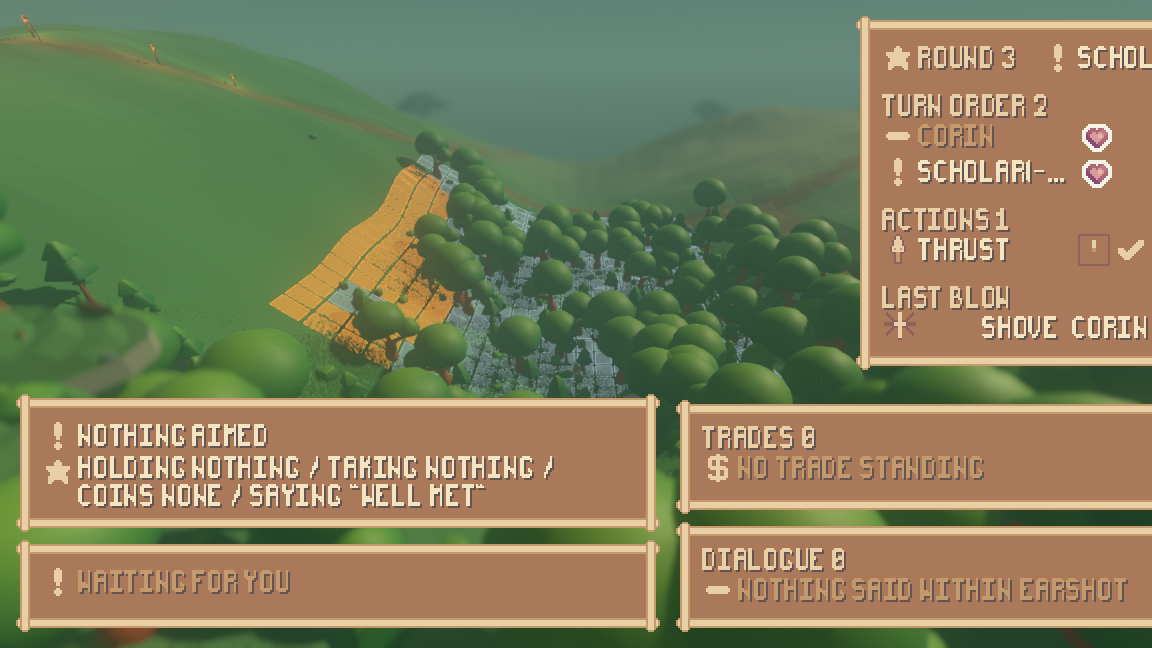
#> input picture reports/assets/fight-drawn-t60.png, 1152 x 648 px
$ python -i playtest_measure.py   (imports and definitions only)
#> lines starting #> are read from the running program, lines starting #| are printed output that depends on the picture; after the words box and inside, x2 and y2 are one past the last pixel; in counts of white or black regions, pixels touching at a corner belong together
#!/usr/bin/env python3
"""Measure the frames a playtest session photographed.

A playtest judgement has to be checkable by somebody who was not here, so every
claim about a frame in reports/playtest.md is one of these numbers rather than a
sentence about a picture.

    ./tools/playtest_measure.py panels  <frame.png>              rows the interface covers
    ./tools/playtest_measure.py diff    <a.png> <b.png> [box]    mean |dRGB| and mean green
    ./tools/playtest_measure.py motion  <frame.png> ...          world-band difference matrix
    ./tools/playtest_measure.py height  <frame.png> [box]        tallest run of armour grey
    ./tools/playtest_measure.py ink     <frame.png> [box]        how much of a box is not sky

`box` is `left,top,right,bottom` in pixels.
"""
import sys

import numpy as np
from PIL import Image


def load(path):
#> called with path = '../reports/assets/fight-drawn-t60.png'
    return np.asarray(Image.open(path).convert("RGB"), dtype=np.int16)


def crop(image, box):
    if box is None:
        return image
    left, top, right, bottom = (int(n) for n in box.split(","))
    return image[top:bottom, left:right]


# The pack's panel browns: the plank the panels are drawn on and the lighter
# board inside their frames, as the shell actually renders them.
PANEL_BROWNS = np.array([[170, 121, 89], [196, 154, 108], [143, 95, 68]])
PANEL_NEAR = 45


# [37 lines left out: functions panels, diff, not called in this run]


# The band of a frame the world is drawn in, above the interface panels.
WORLD_BAND = (100, 390)


# [11 lines left out: function motion, not called in this run]


def height(path, box=None):
    """The tallest unbroken run of armour grey in a box, in pixels.

    Fen's plate is a desaturated mid grey; the ground and the grass around it are
    not, so the longest column-run of it is the character's height on the screen.
    """
    image = crop(load(path), box)
    red, green, blue = image[:, :, 0], image[:, :, 1], image[:, :, 2]
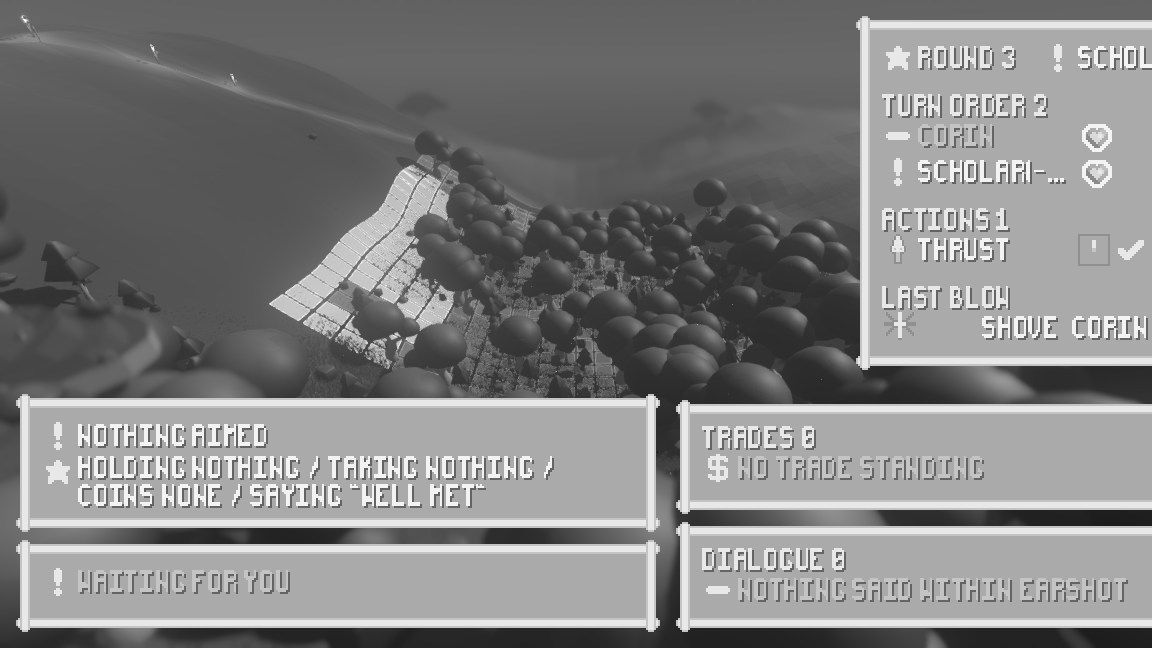
#> red: shape (648, 1152) int16; min 10, max 255, mean 128.8
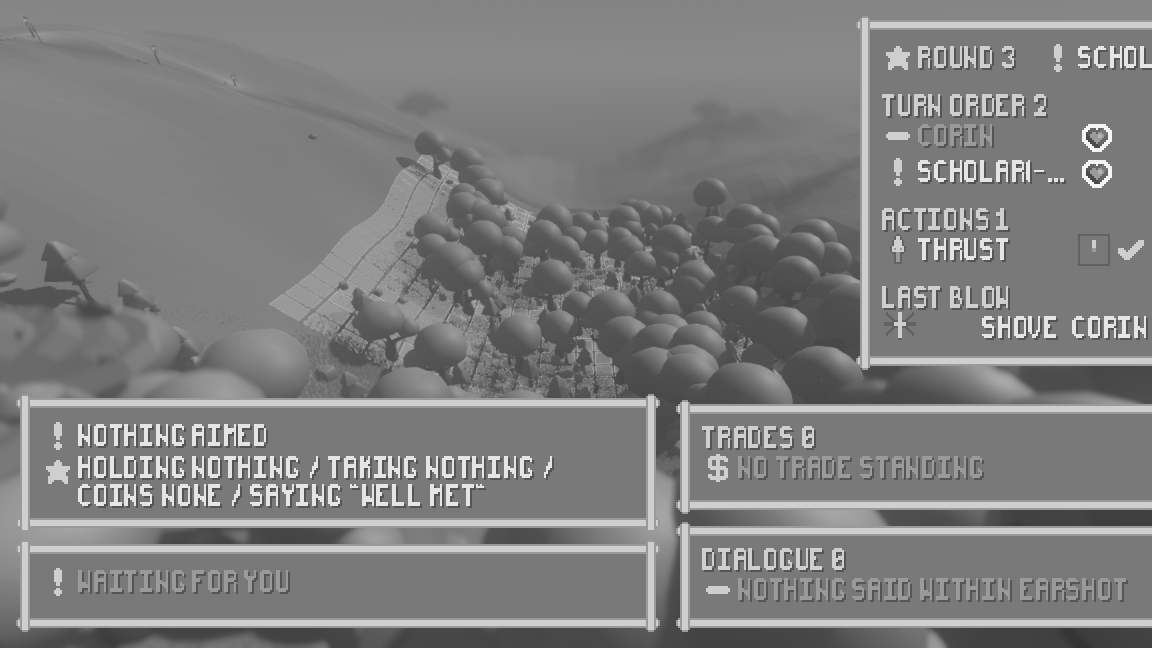
#> green: shape (648, 1152) int16; min 43, max 244, mean 126.5
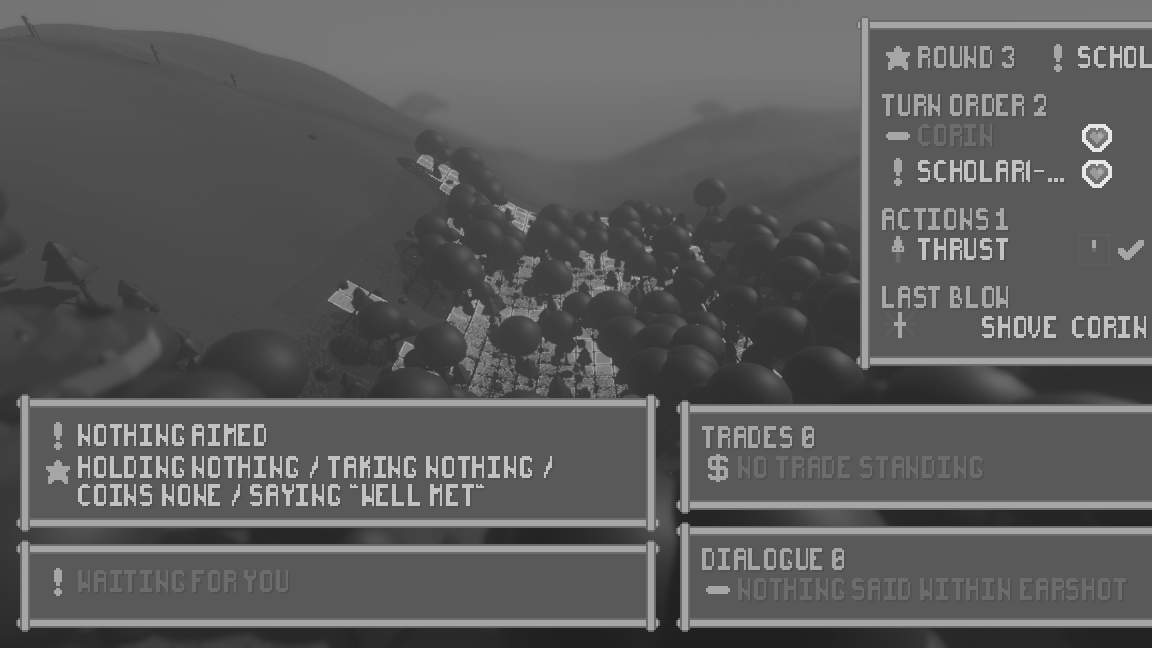
#> blue: shape (648, 1152) int16; min 32, max 231, mean 91.3
    spread = image.max(axis=2) - image.min(axis=2)
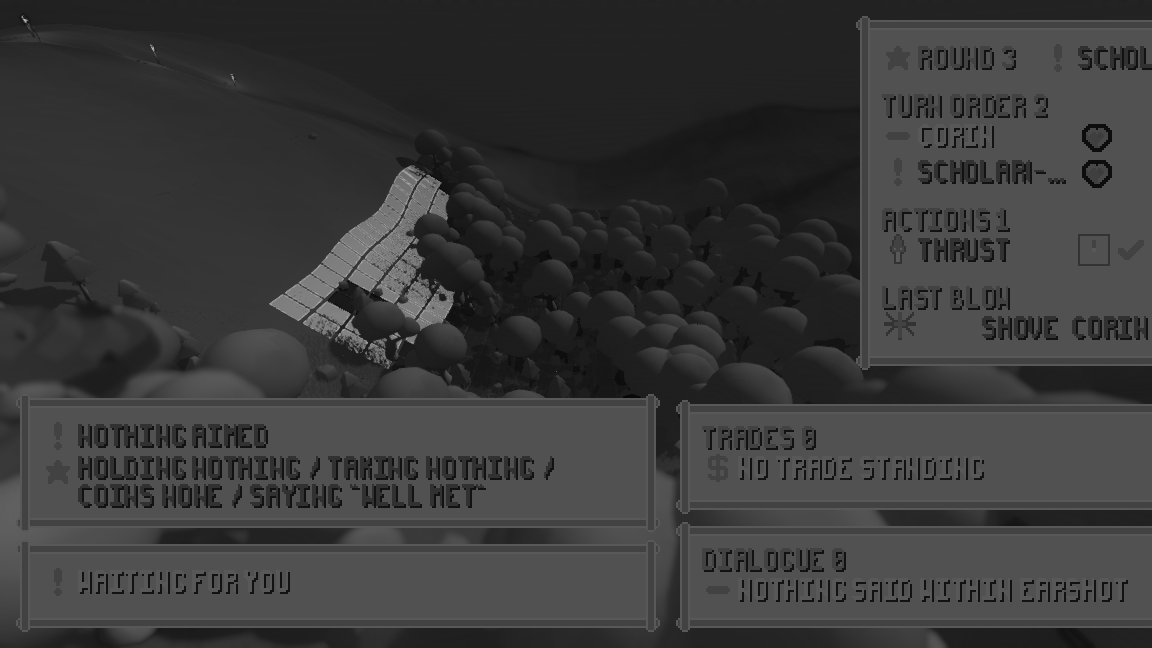
#> spread: shape (648, 1152) int16; min 7, max 181, mean 57.7
    grey = (spread < 26) & (red > 70) & (red < 190) & (green > 70) & (blue > 70)
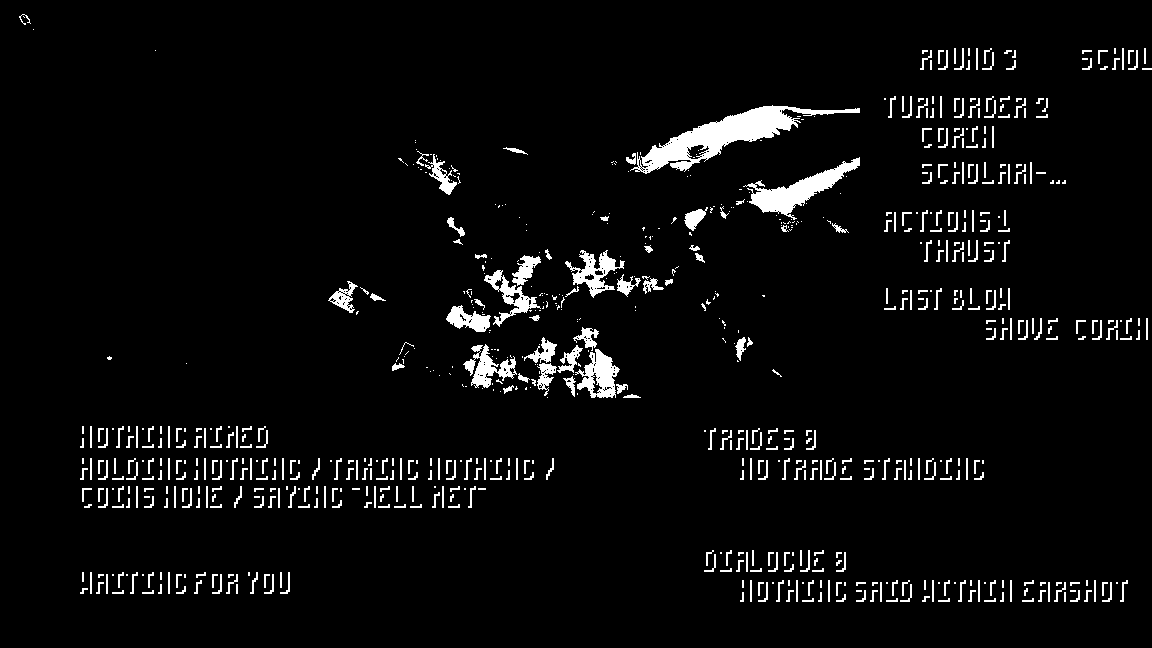
#> grey: shape (648, 1152) bool; 4.3% white; 762 white regions (321 under 20 px), largest, box (x1, y1, x2, y2) and area: (630, 105, 860, 174) 4428, (743, 157, 860, 220) 2153, (575, 349, 620, 398) 1158
    best, best_column, best_top = 0, -1, -1
    for column in range(grey.shape[1]):
        run, top = 0, -1
        for row in range(grey.shape[0]):
            if grey[row, column]:
                if run == 0:
                    top = row
                run += 1
                if run > best:
                    best, best_column, best_top = run, column, top
            else:
                run = 0
#> after the loop, best = 44; best_column = 602; best_top = 353
    print(f"{path}: tallest armour-grey run {best} px at column {best_column}, rows {best_top}-{best_top + best - 1} of box {box}")
#| ../reports/assets/fight-drawn-t60.png: tallest armour-grey run 44 px at column 602, rows 353-396 of box None


# [5 lines left out: function ink, not called in this run]


# [16 lines not run here, left out]

>>> result = height('../reports/assets/fight-drawn-t60.png')

$ run again, on reports/assets/atmosphere-beat-1-village.png
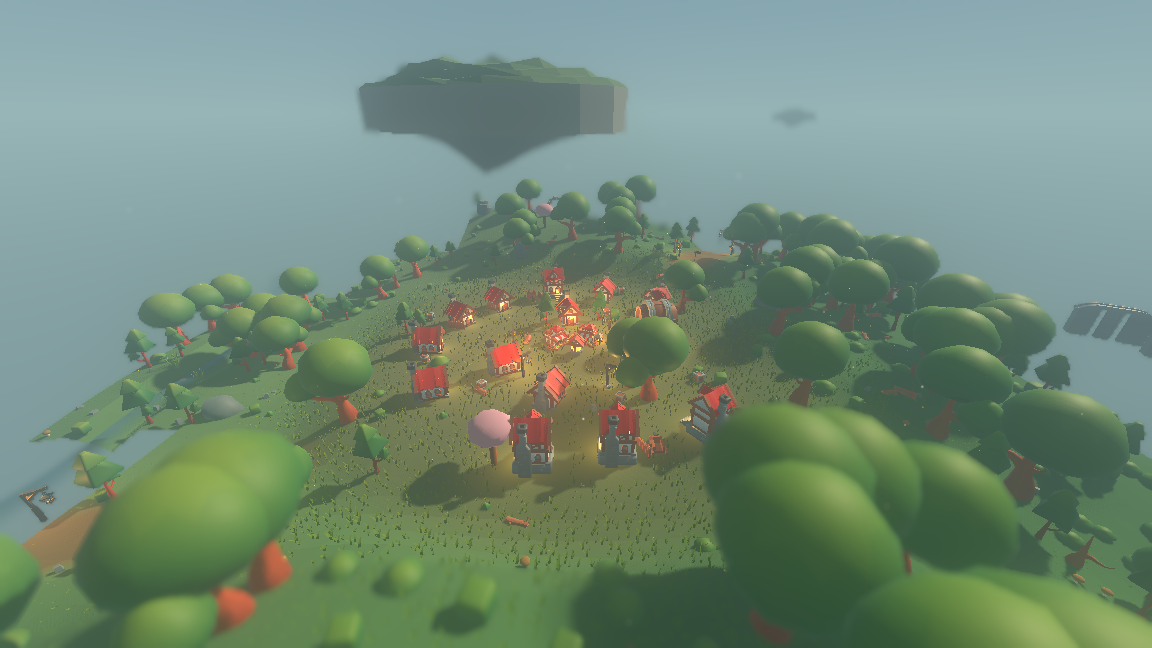
#> input picture reports/assets/atmosphere-beat-1-village.png, 1152 x 648 px
#> in height, `spread = image.max(axis=2) - image.min(axis=2)`:
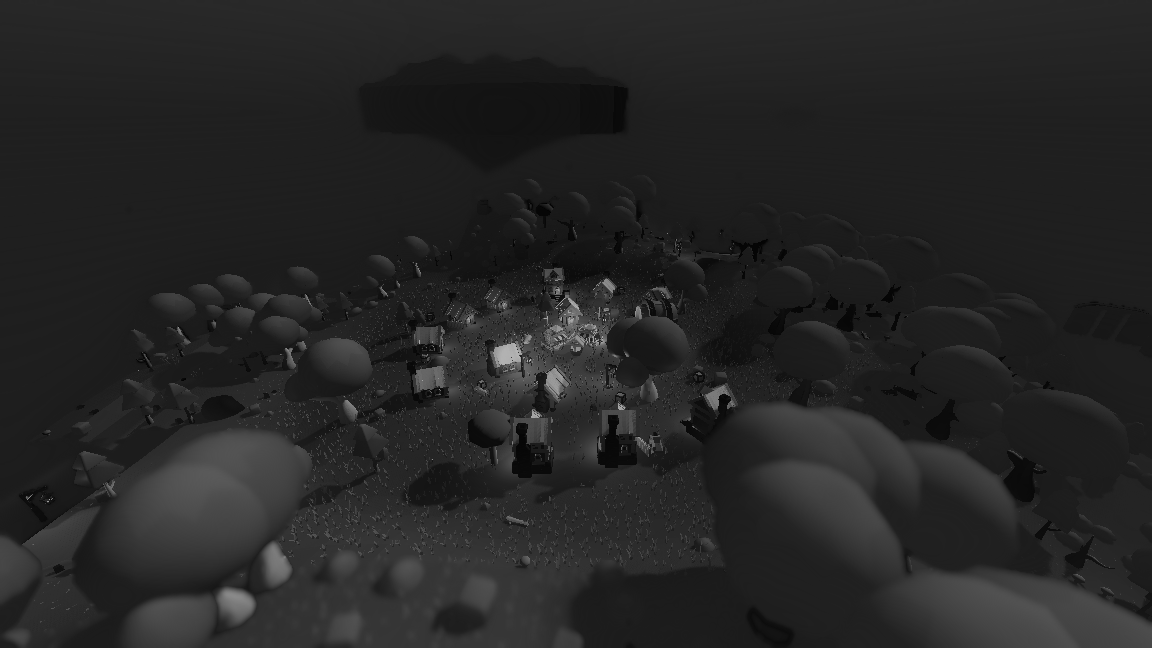
#> spread: shape (648, 1152) int16; min 0, max 183, mean 37.3
#> in height, `grey = (spread < 26) & (red > 70) & (red < 190) & (green > 70) & (blue..`:
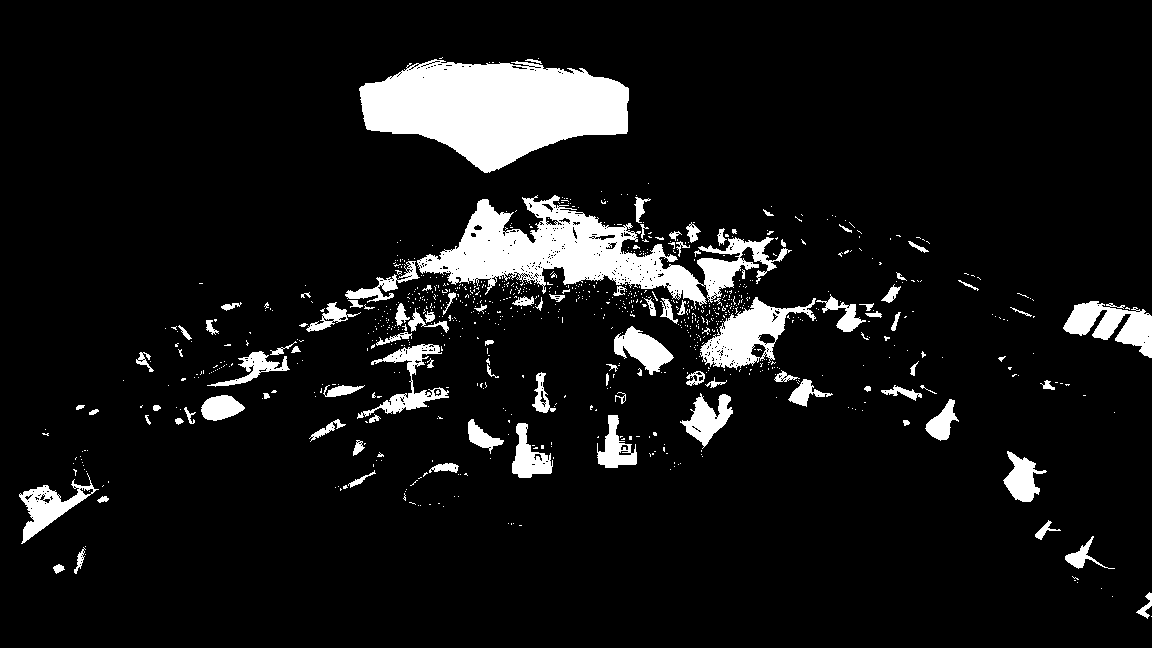
#> grey: shape (648, 1152) bool; 8.7% white; 899 white regions (796 under 20 px), largest, box (x1, y1, x2, y2) and area: (359, 59, 629, 173) 19940, (417, 195, 792, 309) 15314, (700, 297, 816, 370) 3460
#| ../reports/assets/atmosphere-beat-1-village.png: tallest armour-grey run 110 px at column 487, rows 63-172 of box None
